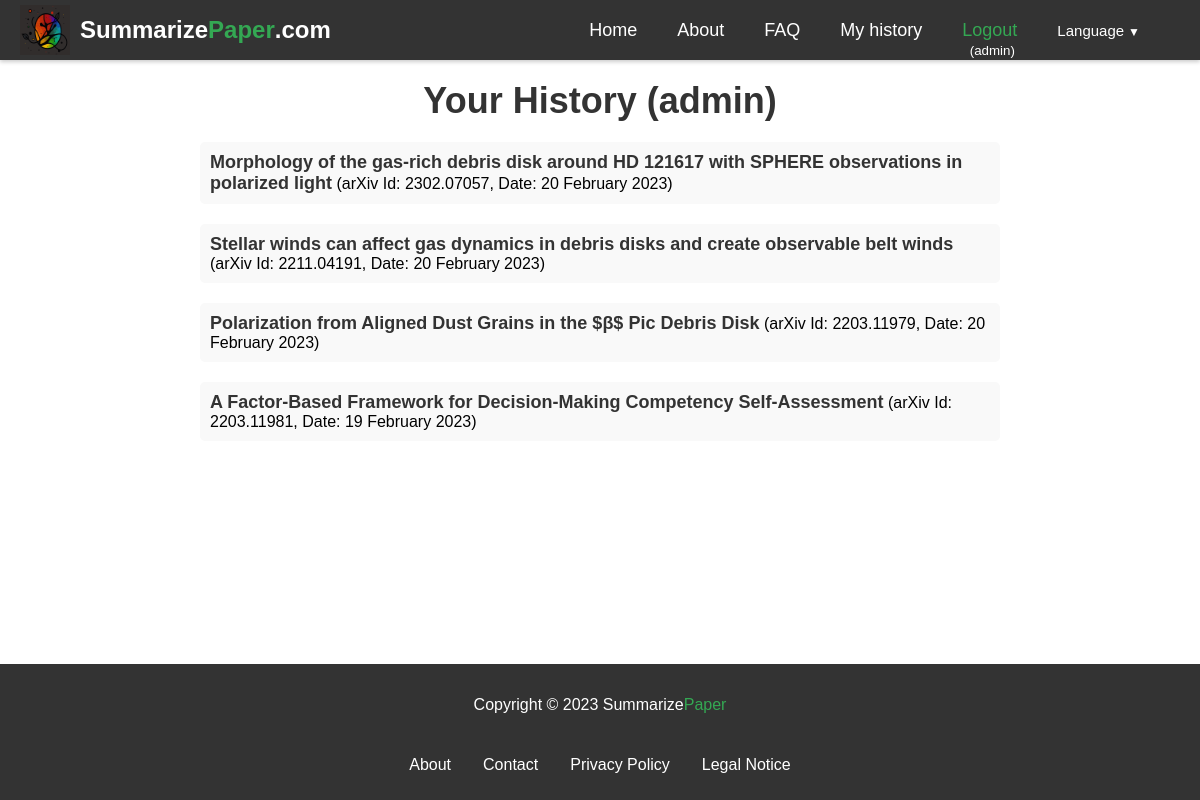
/history/ (signed in), run on an earlier commit of the app's database.
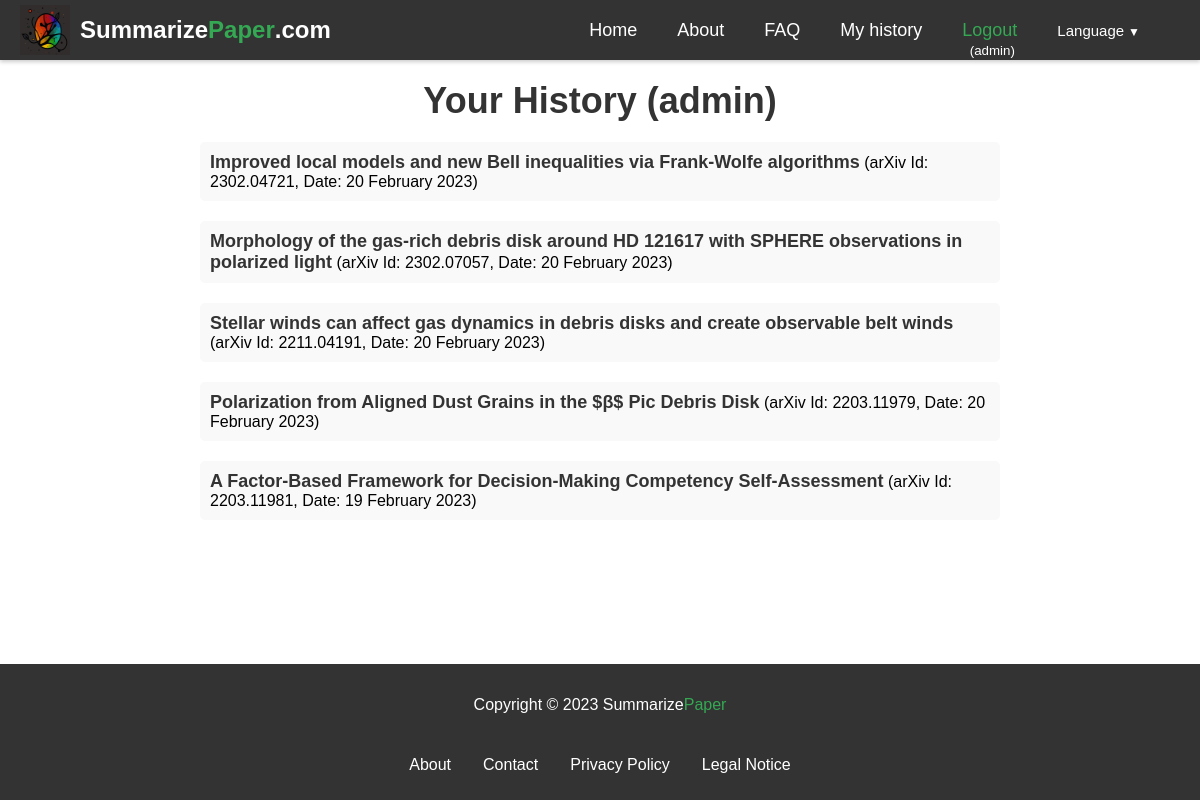
And on a later commit of the database.
### summarizer/models.py (models this page shows, shortened)
class ArxivPaper(models.Model):
    id = models.AutoField(primary_key=True)
    arxiv_id = models.CharField(max_length=20, unique=True)
    created = models.DateTimeField(auto_now_add=True)
    updated = models.DateTimeField(auto_now=True)
    title = models.CharField(max_length=400, blank=True, null=True)
    abstract = models.TextField(blank=True, null=True)
    authors = models.ManyToManyField(Author, blank=True, through='PaperAuthor')
    link_doi = models.URLField(blank=True, null=True)
    link_homepage = models.URLField(blank=True, null=True)
    published_arxiv = models.DateField(blank=True, null=True)
    journal_ref = models.CharField(max_length=200, blank=True, null=True)
    comments = models.TextField(blank=True, null=True)
    license = models.CharField(max_length=400, blank=True, null=True)
    category = models.CharField(max_length=50, blank=True, null=True)
    updated_arxiv = models.DateField(blank=True, null=True)

class PaperHistory(models.Model):
    arxiv_id = models.CharField(max_length=20)
    created = models.DateTimeField(auto_now_add=True)
    updated = models.DateTimeField(auto_now=True)
    user = models.ForeignKey(User, on_delete=models.CASCADE)
    def __str__(self):
        return self.arxiv_id#+' '+self.user.username

### summarizer/views.py (the view)
# urls.py: path("history/", views.history, name="history"),
def history(request):
    stuff_for_frontend={}
    paper_history=[]
    if request.user.is_authenticated:
        auth=True
        history=PaperHistory.objects.filter(user=request.user).order_by('-created')
        print('history',history)
        for h in history:
            arxiv_paper = ArxivPaper.objects.filter(arxiv_id=h.arxiv_id).first()
            paperdate = h.created#.strftime('%d/%m/%Y')
            if arxiv_paper:
                paper_history.append({'arxiv_id': h.arxiv_id, 'title': arxiv_paper.title, 'date': paperdate})
            else:
                paper_history.append({'arxiv_id': h.arxiv_id, 'date': paperdate})
    else:
        auth=False
    stuff_for_frontend.update({
        'auth':auth,
        'paper_history':paper_history
    })
    return render(request, "summarizer/history.html", stuff_for_frontend)

### templates/summarizer/history.html (shortened to what this page needs)
{% extends 'base.html' %}
{% load static %}
{% load i18n %}
{% block content %}
{% if auth %}
<div class="history">
    <h1 class="history-title">Your History ({{ user.username }})</h1>
{% if paper_history %}
<ul class="history-list">
{% for h in paper_history %}
{% if h.title %}
  <li class="history-item"><a href="/{{LANGUAGE_CODE}}/arxiv-id/{{ h.arxiv_id }}" class="history-link">{{ h.title }}</a> (arXiv Id: {{ h.arxiv_id }}, Date: {{ h.date|date:"j F Y" }})</li>
{% else %}
  <li class="history-item">arXiv Id: <a href="/{{LANGUAGE_CODE}}/arxiv-id/{{ h.arxiv_id }}" class="history-link">{{ h.arxiv_id }}</a> (Date: {{ h.date }})</li>
{% endif %}
{% endfor %}
</ul>
{% else %}
<p class="history-message">No history yet</p>
{% endif %}
{% else %}
<p class="history-message">{% trans 'You cannot access this page.' %}</p>
{% endif %}
</div>
{% endblock %}

What changed in the data, as far as the page shows it:
added ArxivPaper: title "Improved local models and new Bell inequalities via Frank-Wolfe algorithms"
added PaperHistory: arxiv_id "2302.04721", date "20 February 2023"
Also different on the page:
new list line: "(arXiv Id: , Date: )"
